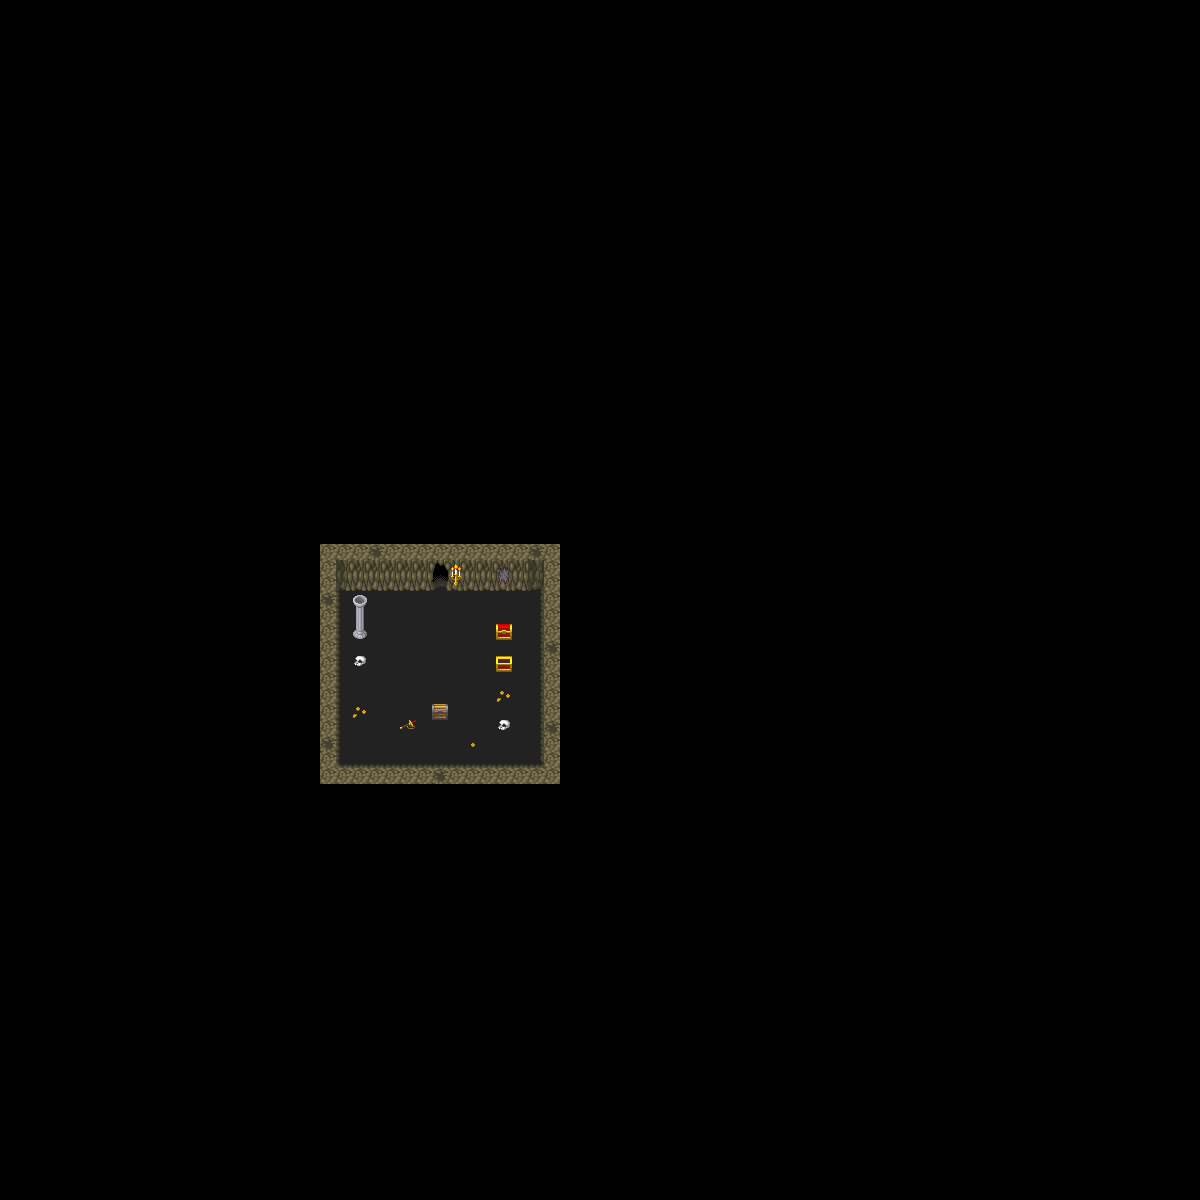

This game map was drawn from its Tiled (.tmx) file and the tilesets committed beside it. A one-line description and the trimmed map source follow:
An orthogonal 75x75 tile map with 16x16 px tiles, 4 tile layers (floor, Col, back, for), 3 tilesets.

<map version="1.8" tiledversion="1.8.1" orientation="orthogonal" renderorder="right-down" width="75" height="75" tilewidth="16" tileheight="16" infinite="0" nextlayerid="6" nextobjectid="1">
 <tileset firstgid="1" source="Tilesets/Dirt.tsx" />
 <tileset firstgid="49" source="Base.tsx" />
 <tileset firstgid="2041" source="Cave Wall.tsx" />
 <layer id="4" name="floor" width="75" height="75">
  <data>[5625 cells, 156 non-empty, 6 distinct tile ids]</data>
 </layer>
 <layer id="1" name="Col" width="75" height="75">
  <data>[5625 cells, 86 non-empty, 14 distinct tile ids]</data>
 </layer>
 <layer id="3" name="back" width="75" height="75">
  <data>[5625 cells, 10 non-empty, 8 distinct tile ids]</data>
 </layer>
 <layer id="5" name="for" width="75" height="75">
  <data>[5625 cells, 2 non-empty, 2 distinct tile ids]</data>
 </layer>
</map>
